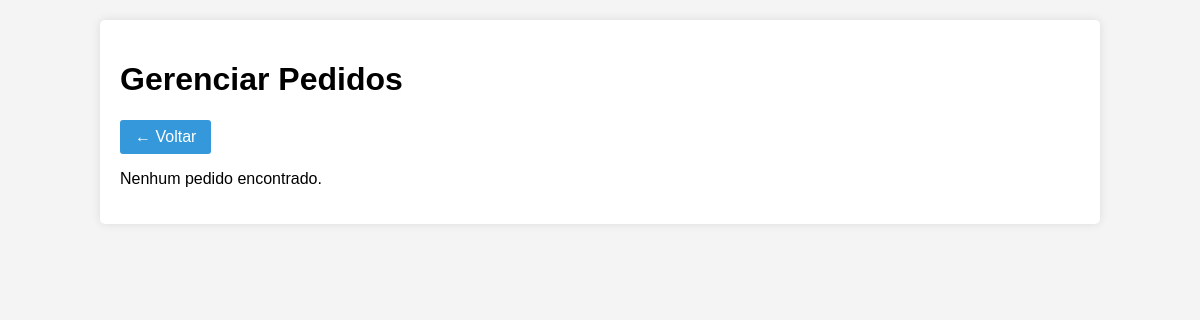
The page /admin/pedidos.php (signed in) on the database as committed earlier.
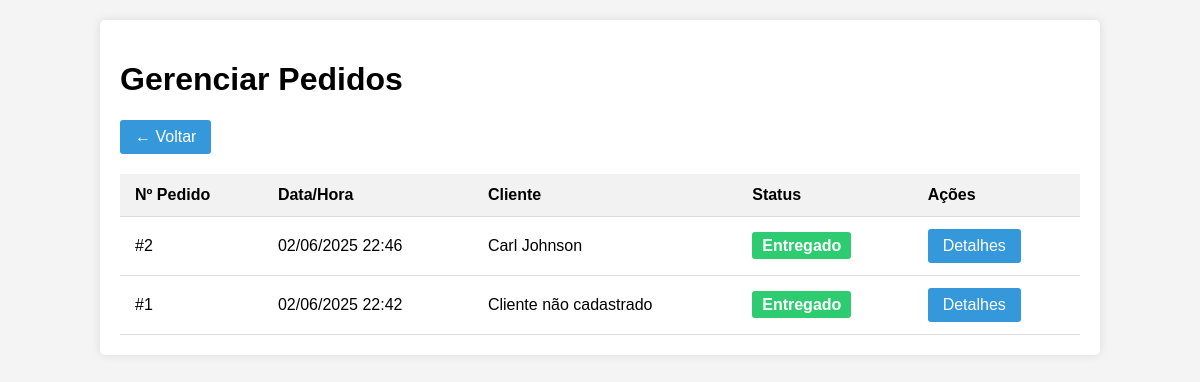
The same page on the database as committed later.
### tables this page shows
CREATE TABLE `pedidos` (
  `id` int(11) NOT NULL,
  `usuario_id` int(11) DEFAULT NULL,
  `data_hora` datetime DEFAULT current_timestamp(),
  `endereco` text NOT NULL,
  `forma_pagamento` varchar(50) NOT NULL,
  `status` enum('Recebido','Enviado','Entregado') DEFAULT 'Recebido',
  `status_atualizado_em` datetime DEFAULT NULL
);

CREATE TABLE `usuarios` (
  `id` int(11) NOT NULL,
  `login` varchar(50) NOT NULL,
  `senha` varchar(255) NOT NULL,
  `nome` varchar(100) NOT NULL,
  `endereco` text NOT NULL,
  `forma_pagamento` varchar(50) NOT NULL,
  `is_admin` tinyint(1) DEFAULT 0
);

### admin/pedidos.php (the view, shortened to what this page needs)
<?php
$conn = connect_db();
$sql = "SELECT p.id, p.data_hora, p.status, u.nome AS cliente_nome
        FROM pedidos p
        LEFT JOIN usuarios u ON p.usuario_id = u.id
        ORDER BY p.data_hora DESC";
$result = $conn->query($sql);
?>
<!DOCTYPE html>
<html lang="pt-br">
<head>
</head>
<body>
    <div class="container">
        <h1>Gerenciar Pedidos</h1>
        <a href="index.php" class="btn">&larr; Voltar</a>
        <?php if ($result->num_rows > 0): ?>
            <table>
                <thead>
                    <tr>
                        <th>Nº Pedido</th>
                        <th>Data/Hora</th>
                        <th>Cliente</th>
                        <th>Status</th>
                        <th>Ações</th>
                    </tr>
                </thead>
                <tbody>
                    <?php while($pedido = $result->fetch_assoc()): ?>
                    <tr>
                        <td>#<?= $pedido['id'] ?></td>
                        <td><?= date('d/m/Y H:i', strtotime($pedido['data_hora'])) ?></td>
                        <td><?= $pedido['cliente_nome'] ? htmlspecialchars($pedido['cliente_nome']) : 'Cliente não cadastrado' ?></td>
                        <td><span class="status status-<?= strtolower($pedido['status']) ?>"><?= $pedido['status'] ?></span></td>
                        <td><a href="detalhes_pedido.php?id=<?= $pedido['id'] ?>" class="btn">Detalhes</a></td>
                    </tr>
                    <?php endwhile; ?>
                </tbody>
            </table>
        <?php else: ?>
            <p>Nenhum pedido encontrado.</p>
        <?php endif; ?>
    </div>
</body>
</html>

Rows that differ between the two databases and show on the page:
added pedidos: id "2", data_hora "02/06/2025 22:46", usuario.nome "Carl Johnson", status "Entregado"
added pedidos: id "1", data_hora "02/06/2025 22:42", shows "Cliente não cadastrado", status "Entregado"
Other text that changed with them:
text no longer shown: "Nenhum pedido encontrado."
text now shown: "Nº Pedido Data/Hora Cliente Status Ações"
